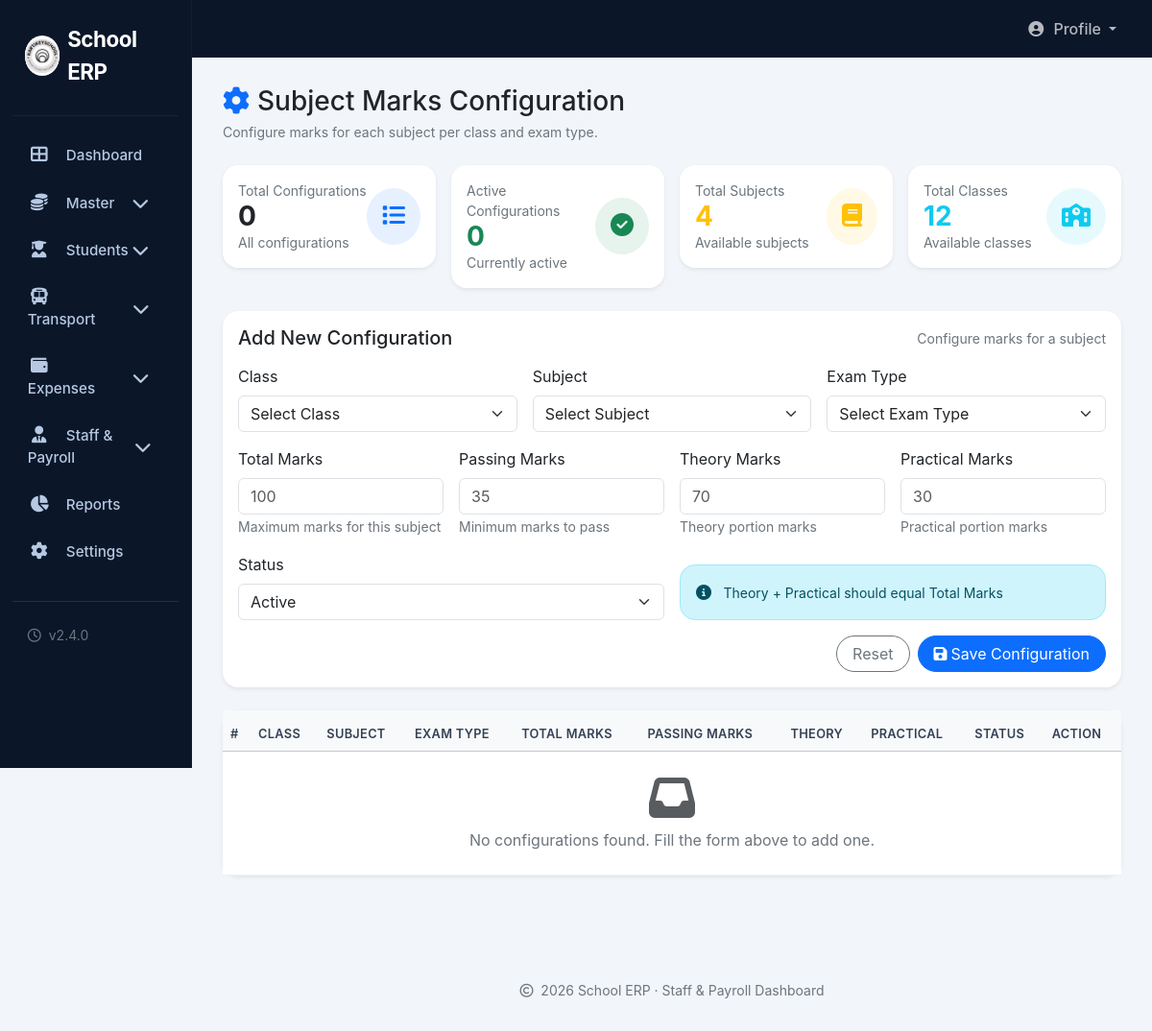
/admin/marks.php (signed in), run on an earlier commit of the app's database.
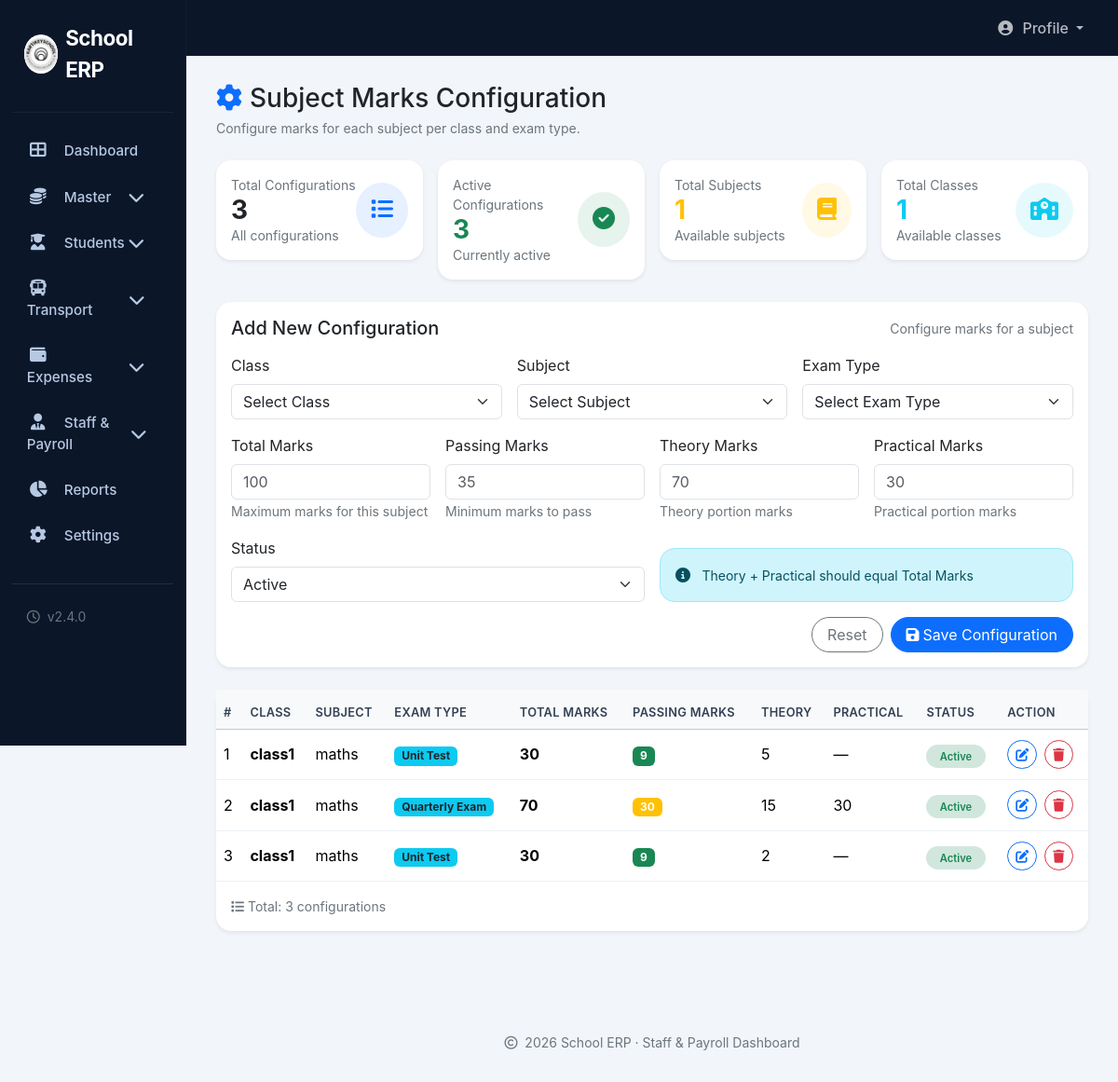
And on a later commit of the database.
### tables this page shows
CREATE TABLE `subject_marks_config` (
  `id` int(11) NOT NULL,
  `class_id` int(11) DEFAULT NULL,
  `class_name` varchar(100) DEFAULT NULL,
  `subject_id` int(11) DEFAULT NULL,
  `subject_name` varchar(100) DEFAULT NULL,
  `exam_type` varchar(50) DEFAULT NULL,
  `total_marks` int(11) NOT NULL,
  `passing_marks` int(11) NOT NULL,
  `theory_marks` int(11) DEFAULT 0,
  `practical_marks` int(11) DEFAULT 0,
  `status` enum('Active','Inactive') DEFAULT 'Active',
  `created_at` timestamp NOT NULL DEFAULT current_timestamp()
);

### admin/marks.php (the view, shortened to what the changed rows need)
<?php
include '../config/config.php';
try {
    $stmt = $conn->query("SELECT id, class_name FROM classes WHERE status = 'Active' ORDER BY class_name");
    $classes = $stmt->fetchAll(PDO::FETCH_ASSOC);
} catch (Exception $e) {
    $classes = [];
}
try {
    $stmt = $conn->query("SELECT id, subject_name FROM subjects WHERE status = 'Active' ORDER BY subject_name");
    $subjects = $stmt->fetchAll(PDO::FETCH_ASSOC);
} catch (Exception $e) {
    $subjects = [];
}
try {
    $stmt = $conn->query("SELECT * FROM subject_marks_config ORDER BY id DESC");
    $configs = $stmt->fetchAll(PDO::FETCH_ASSOC);
} catch (Exception $e) {
    $configs = [];
    $error = 'Failed to load configurations: ' . $e->getMessage();
}
$total_configs = count($configs);
$active_configs = count(array_filter($configs, fn($c) => $c['status'] == 'Active'));
include 'includes/header.php';
?>
<div class="main-content">
    <div class="row g-3 mb-4">
        <div class="col-md-3">
            <div class="card border-0 rounded-4 shadow-sm">
                <div class="card-body p-3">
                    <div class="d-flex justify-content-between align-items-center">
                        <div>
                            <div class="text-secondary small">Total Configurations</div>
                            <h3 class="mb-0 fw-bold"><?= $total_configs ?></h3>
                            <div class="text-secondary small">All configurations</div>
                        </div>
                    </div>
                </div>
            </div>
        </div>
        <div class="col-md-3">
            <div class="card border-0 rounded-4 shadow-sm">
                <div class="card-body p-3">
                    <div class="d-flex justify-content-between align-items-center">
                        <div>
                            <div class="text-secondary small">Active Configurations</div>
                            <h3 class="mb-0 fw-bold text-success"><?= $active_configs ?></h3>
                            <div class="text-secondary small">Currently active</div>
                        </div>
                    </div>
                </div>
            </div>
        </div>
        <div class="col-md-3">
            <div class="card border-0 rounded-4 shadow-sm">
                <div class="card-body p-3">
                    <div class="d-flex justify-content-between align-items-center">
                        <div>
                            <div class="text-secondary small">Total Subjects</div>
                            <h3 class="mb-0 fw-bold text-warning"><?= count($subjects) ?></h3>
                            <div class="text-secondary small">Available subjects</div>
                        </div>
                    </div>
                </div>
            </div>
        </div>
        <div class="col-md-3">
            <div class="card border-0 rounded-4 shadow-sm">
                <div class="card-body p-3">
                    <div class="d-flex justify-content-between align-items-center">
                        <div>
                            <div class="text-secondary small">Total Classes</div>
                            <h3 class="mb-0 fw-bold text-info"><?= count($classes) ?></h3>
                            <div class="text-secondary small">Available classes</div>
                        </div>
                    </div>
                </div>
            </div>
        </div>
    </div>
    <div class="card border-0 rounded-4 shadow-sm">
        <div class="card-body p-0">
            <div class="table-responsive">
                <table class="table table-custom align-middle mb-0">
                    <thead class="table-light">
                        <tr>
                            <th>#</th>
                            <th>Class</th>
                            <th>Subject</th>
                            <th>Exam Type</th>
                            <th>Total Marks</th>
                            <th>Passing Marks</th>
                            <th>Theory</th>
                            <th>Practical</th>
                            <th>Status</th>
                            <th>Action</th>
                        </tr>
                    </thead>
                    <tbody>
                        <?php if (count($configs) > 0): ?>
                            <?php $i = 1; foreach ($configs as $config): ?>
                                <tr>
                                    <td><?= $i++ ?></td>
                                    <td><strong><?= htmlspecialchars($config['class_name']) ?></strong></td>
                                    <td><?= htmlspecialchars($config['subject_name']) ?></td>
                                    <td><span class="badge bg-info text-dark"><?= htmlspecialchars($config['exam_type']) ?></span></td>
                                    <td><strong><?= $config['total_marks'] ?></strong></td>
                                    <td>
                                        <span class="badge <?= $config['passing_marks'] <= $config['total_marks'] * 0.4 ? 'bg-success' : 'bg-warning' ?>">
                                            <?= $config['passing_marks'] ?>
                                        </span>
                                    </td>
                                    <td><?= $config['theory_marks'] ?: '—' ?></td>
                                    <td><?= $config['practical_marks'] ?: '—' ?></td>
                                    <td>
                                        <?php if ($config['status'] == 'Active'): ?>
                                            <span class="status-badge bg-success-subtle text-success">Active</span>
                                        <?php else: ?>
                                            <span class="status-badge bg-danger-subtle text-danger">Inactive</span>
                                        <?php endif; ?>
                                    </td>
                                    <td>
                                        <div class="d-flex gap-2">
                                            <a href="marks.php?edit_id=<?= $config['id'] ?>" class="btn btn-sm btn-outline-primary rounded-pill" title="Edit">
                                                <i class="fas fa-edit"></i>
                                            </a>
                                            <form method="post" onsubmit="return confirm('Are you sure you want to delete this configuration?')" style="display:inline;">
                                                <button type="submit" name="delete_subject_marks" class="btn btn-sm btn-outline-danger rounded-pill" title="Delete">
                                                    <i class="fas fa-trash"></i>
                                                </button>
                                            </form>
                                        </div>
                                    </td>
                                </tr>
                            <?php endforeach; ?>
                        <?php else: ?>
                            <tr>
                                <td colspan="10" class="text-center py-4 text-secondary">
                                    <i class="fas fa-inbox fa-3x d-block mb-2 text-muted"></i>
                                    No configurations found. Fill the form above to add one.
                                </td>
                            </tr>
                        <?php endif; ?>
                    </tbody>
                </table>
            </div>
        </div>
        <?php if (count($configs) > 0): ?>
            <div class="card-footer bg-transparent border-top-0 p-3">
                <div class="text-secondary small">
                    <i class="fas fa-list me-1"></i>Total: <?= count($configs) ?> configurations
                </div>
            </div>
        <?php endif; ?>
    </div>
</div>
<?php
include 'includes/footer.php';
?>

What changed in the data, as far as the page shows it:
added subject_marks_config: class_name "class1", subject_name "maths", exam_type "Unit Test", total_marks "30", passing_marks "9", theory_marks "5", practical_marks "—", status "Active"
added subject_marks_config: class_name "class1", subject_name "maths", exam_type "Quarterly Exam", total_marks "70", passing_marks "30", theory_marks "15", practical_marks "30", status "Active"
added subject_marks_config: class_name "class1", subject_name "maths", exam_type "Unit Test", total_marks "30", passing_marks "9", theory_marks "2", practical_marks "—", status "Active"
Also different on the page:
$total_configs: "0" → "3"
$active_configs: "0" → "3"
count($subjects): "4" → "1"
count($classes): "12" → "1"
count($configs): (not shown) → "3"
text no longer shown: "No configurations found. Fill the form above to add one."
text now shown: "Total: configurations"
